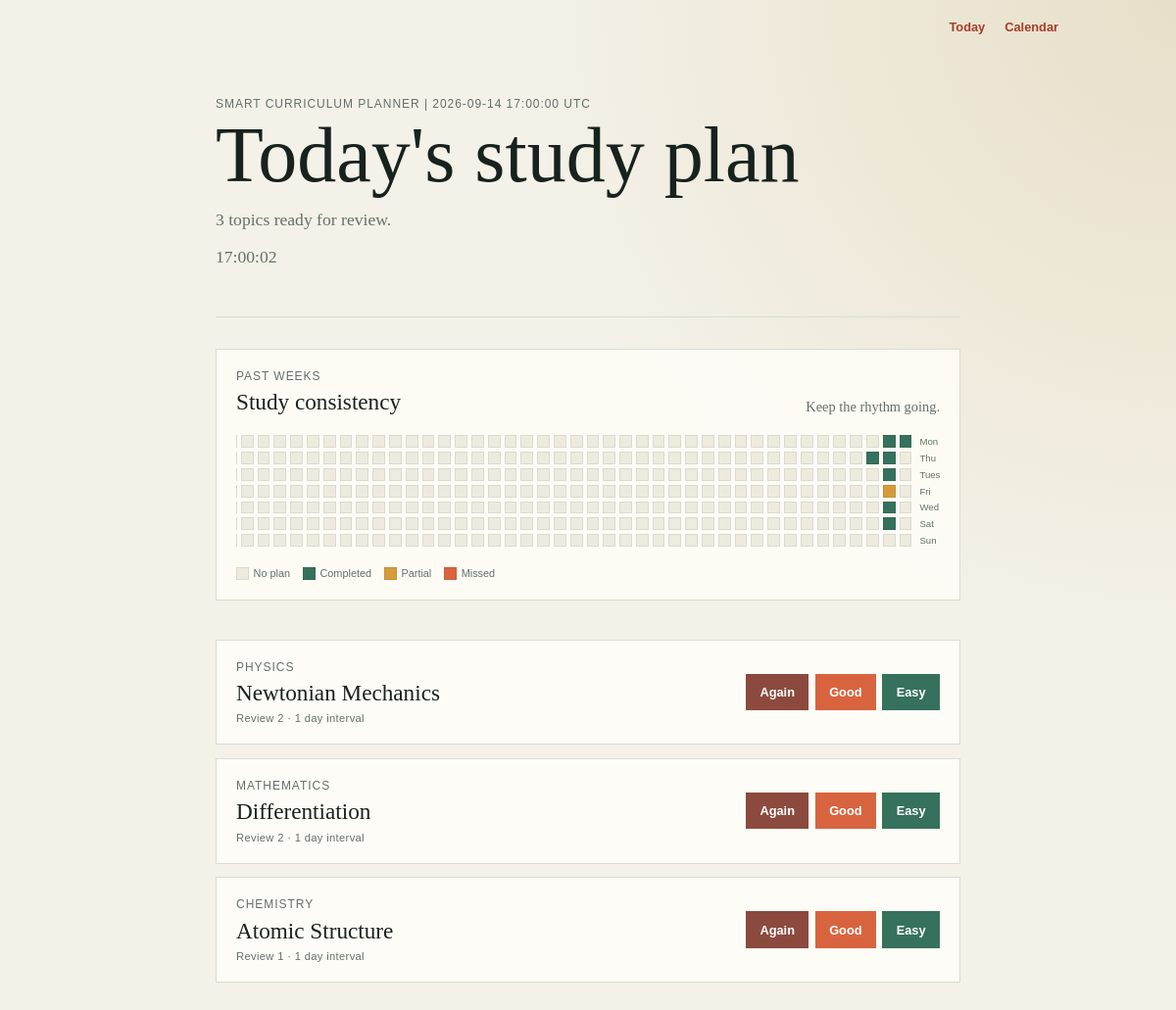
The page / on the database its author committed.
### app.py (models this page shows, shortened)
class Topic(db.Model):
    __tablename__ = 'topics'
    id = db.Column(db.Integer, primary_key=True)
    subject = db.Column(db.String(100), nullable=False)       # e.g., "Physics"
    title = db.Column(db.String(150), nullable=False)         # e.g., "Newtonian Mechanics"
    interval = db.Column(db.Integer, default=0)               # Days until next review
    repetition = db.Column(db.Integer, default=0)             # Successful review streak
    ease_factor = db.Column(db.Float, default=2.5)            # Interval multiplier
    due_date = db.Column(db.DateTime, default=utc_now_naive) # When it should appear on the to-do list
    reviews = db.relationship('Review', back_populates='topic', cascade='all, delete-orphan')
    def review(self, grade, reviewed_at=None):
        """Apply an SM-2 review grade and schedule the next review."""
        if grade not in {1, 3, 5}:
            raise ValueError('grade must be 1, 3, or 5')
        quality_gap = 5 - grade
        self.ease_factor = max(
            1.3,
            self.ease_factor + 0.1 - quality_gap * (0.08 + quality_gap * 0.02),
        )
        if grade == 1:
            self.repetition = 0
            self.interval = 1
        elif self.repetition == 0:
            self.repetition = 1
            self.interval = 1
        elif self.repetition == 1:
            self.repetition = 2
            self.interval = 6
        else:
            self.interval = max(1, round(self.interval * self.ease_factor))
            self.repetition += 1
        review_start = reviewed_at or utc_now_naive()
        self.due_date = review_start + timedelta(days=self.interval)

### app.py (the view)
@app.route('/')
def index():
    today = local_now()
    due_topics = Topic.query.filter(
        Topic.due_date <= utc_now_naive()
    ).order_by(
        Topic.due_date.asc()
    ).all()
    today_date = today.date()
    total_weeks = 52
    total_days = total_weeks * 7
    heatmap_start = today_date - timedelta(
        days=today_date.weekday() + ((total_weeks - 1) * 7)
    )
    heatmap_range_start = datetime.combine(
        heatmap_start, datetime.min.time(), tzinfo=LOCAL_TIMEZONE
    )
    heatmap_range_end = datetime.combine(
        today_date + timedelta(days=1), datetime.min.time(), tzinfo=LOCAL_TIMEZONE
    )
    heatmap_start_utc = local_datetime_to_utc_naive(heatmap_range_start)
    heatmap_end_utc = local_datetime_to_utc_naive(heatmap_range_end)
    planned_topics = Topic.query.filter(
        Topic.due_date >= heatmap_start_utc,
        Topic.due_date < heatmap_end_utc,
    ).all()
    completed_reviews = Review.query.filter(
        Review.reviewed_at >= heatmap_start_utc,
        Review.reviewed_at < heatmap_end_utc,
    ).all()
    planned_by_date = defaultdict(int)
    completed_by_date = defaultdict(int)
    for topic in planned_topics:
        planned_by_date[utc_naive_to_local_date(topic.due_date)] += 1
    for review in completed_reviews:
        completed_by_date[utc_naive_to_local_date(review.reviewed_at)] += 1
    heatmap_days = []
    for offset in range(total_days):
        current_date = heatmap_start + timedelta(days=offset)
        planned = planned_by_date[current_date]
        completed = completed_by_date[current_date]
        if planned and completed >= planned:
            level = 'complete'
        elif planned and completed:
            level = 'partial'
        elif planned:
            level = 'missed'
        elif completed:
            level = 'complete'
        else:
            level = 'empty'
        heatmap_days.append({
            'date': current_date,
            'planned': planned,
            'completed': completed,
            'level': level,
        })
    heatmap_weeks = [heatmap_days[index:index + 7] for index in range(0, total_days, 7)]
    return render_template(
        'index.html',
        due_topics=due_topics,
        today=today,
        heatmap_weeks=heatmap_weeks,
    )

### app.py (called while the page is built)
def utc_now_naive():
    return datetime.now(timezone.utc).replace(tzinfo=None)

def local_now():
    return datetime.now(timezone.utc).astimezone(LOCAL_TIMEZONE)

def local_datetime_to_utc_naive(value):
    return value.astimezone(timezone.utc).replace(tzinfo=None)

def utc_naive_to_local_date(value):
    return value.replace(tzinfo=timezone.utc).astimezone(LOCAL_TIMEZONE).date()

### templates/index.html (shortened to what this page needs)
{% extends "layout.html" %}
{% block content %}
    <main>
        <header>
            <p class="eyebrow">Smart Curriculum Planner | {{ today.strftime("%Y-%m-%d %H:%M:%S %Z") }}</p>
            <h1>Today's study plan</h1>
            <p class="summary">{{ due_topics|length }} topic{% if due_topics|length != 1 %}s{% endif %} ready for review.</p>
            <p class="summary" id="live-clock">{{ today.strftime("%H:%M:%S") }}</p>
        </header>
        <section class="consistency" aria-labelledby="consistency-title">
            <div class="consistency-heading">
                <div>
                    <p class="eyebrow">Past weeks</p>
                    <h2 id="consistency-title">Study consistency</h2>
                </div>
                <p class="consistency-summary">Keep the rhythm going.</p>
            </div>
            <div class="heatmap" aria-label="Study consistency over the past weeks">
                <div class="heatmap-grid">
                    {% for week in heatmap_weeks %}
                        <div class="heatmap-week">
                            {% for day in week %}
                                <a class="heatmap-day heatmap-{{ day.level }}" href="{{ url_for('calendar_day_view', selected_date=day.date.isoformat()) }}" aria-label="{{ day.date.strftime('%B %-d, %Y') }}: {{ day.completed }} completed, {{ day.planned }} planned" title="{{ day.date.strftime('%b %-d') }} · {{ day.completed }} completed / {{ day.planned }} planned"></a>
                            {% endfor %}
                        </div>
                    {% endfor %}
                </div>
                <div class="heatmap-weekdays" aria-hidden="true">
                    <span>Mon</span>
                    <span>Tues</span>
                    <span>Wed</span>
                    <span>Thu</span>
                    <span>Fri</span>
                    <span>Sat</span>
                    <span>Sun</span>
                </div>
            </div>
            <div class="heatmap-legend" aria-label="Heatmap legend">
                <span><i class="heatmap-swatch heatmap-empty"></i>No plan</span>
                <span><i class="heatmap-swatch heatmap-complete"></i>Completed</span>
                <span><i class="heatmap-swatch heatmap-partial"></i>Partial</span>
                <span><i class="heatmap-swatch heatmap-missed"></i>Missed</span>
            </div>
        </section>
        {% if due_topics %}
            <section class="topic-list" aria-label="Topics due for review">
                {% for topic in due_topics %}
                    <article class="topic">
                        <div>
                            <p class="subject">{{ topic.subject }}</p>
                            <h2>{{ topic.title }}</h2>
                            <p class="meta">Review {{ topic.repetition + 1 }} · {{ topic.interval }} day interval</p>
                        </div>
                        <form method="post" action="{{ url_for('review_topic', topic_id=topic.id) }}" class="review-actions">
                            <button type="submit" name="grade" value="1" class="again">Again</button>
                            <button type="submit" name="grade" value="3">Good</button>
                            <button type="submit" name="grade" value="5" class="easy">Easy</button>
                        </form>
                    </article>
                {% endfor %}
            </section>
        {% else %}
            <section class="empty-state">
                <h2>Nothing due today</h2>
                <p>Your next review will appear here when it is scheduled.</p>
            </section>
        {% endif %}
    </main>
{% endblock %}

### static/style.css (style rules this page uses)
* { box-sizing: border-box; }
:root { --ink: #17221e; --muted: #61716a; --paper: #f4f1e8; --surface: #fffdf8; --line: #d8ddd2; --accent: #d8643f; --accent-dark: #a53e29; }
body { margin: 0; color: var(--ink); background: radial-gradient(circle at top right, #e7dfc9, var(--paper) 42%); font-family: Georgia, "Times New Roman", serif; }
main { width: min(760px, calc(100% - 2rem)); margin: 0 auto; padding: 4rem 0; }
header { border-bottom: 1px solid var(--line); padding-bottom: 2rem; }
.eyebrow, .subject, .meta { margin: 0; color: var(--muted); font-family: "Trebuchet MS", sans-serif; font-size: 0.75rem; letter-spacing: 0.08em; text-transform: uppercase; }
h1 { margin: 0.45rem 0 0.6rem; font-size: clamp(2.5rem, 8vw, 5rem); font-weight: 400; line-height: 0.95; }
.summary, .empty-state p { color: var(--muted); font-size: 1.1rem; }
.topic-list { display: grid; gap: 0.85rem; margin-top: 2rem; }
.topic, .empty-state { display: flex; align-items: center; justify-content: space-between; gap: 1rem; padding: 1.25rem; border: 1px solid var(--line); background: color-mix(in srgb, var(--surface) 88%, transparent); }
h2 { margin: 0.4rem 0; font-size: 1.45rem; font-weight: 400; }
.meta { font-size: 0.7rem; letter-spacing: 0.03em; text-transform: none; }
button { border: 0; padding: 0.7rem 0.9rem; color: white; background: var(--accent); font: 600 0.8rem "Trebuchet MS", sans-serif; cursor: pointer; }
.review-actions { display: flex; flex-wrap: wrap; gap: 0.4rem; }
.review-actions .again { background: #8b4a3d; }
.review-actions .easy { background: #35715d; }
.consistency { margin: 2rem 0 2.5rem; padding: 1.25rem; border: 1px solid var(--line); background: color-mix(in srgb, var(--surface) 88%, transparent); }
.consistency-heading { display: flex; align-items: end; justify-content: space-between; gap: 1rem; }
.consistency-heading h2 { margin-bottom: 0; }
.consistency-summary { margin: 0; color: var(--muted); font-size: 0.9rem; }
.heatmap { display: flex; gap: 0.5rem; margin-top: 1.25rem; overflow-x: auto; padding-bottom: 0.25rem; }
.heatmap-weekdays { display: grid; grid-template-rows: repeat(7, 0.8rem); gap: 0.25rem; padding-top: 0.05rem; color: var(--muted); font: 0.6rem "Trebuchet MS", sans-serif; }
.heatmap-weekdays span:nth-child(2) { grid-row: 3; }
.heatmap-weekdays span:nth-child(3) { grid-row: 5; }
.heatmap-grid { display: flex; gap: 0.25rem; min-width: max-content; }
.heatmap-week { display: grid; grid-template-rows: repeat(7, 0.8rem); gap: 0.25rem; }
.heatmap-complete { background: #35715d; }
.heatmap-partial { background: #d69a3a; }
.heatmap-missed { background: var(--accent); }
.heatmap-legend { display: flex; flex-wrap: wrap; gap: 0.8rem; margin-top: 1rem; color: var(--muted); font: 0.68rem "Trebuchet MS", sans-serif; }
.heatmap-legend span { display: inline-flex; align-items: center; gap: 0.3rem; }

### rows shown on the page
Topic: subject "PHYSICS", title "Newtonian Mechanics", topic.repetition+1 "2", interval "1"
Topic: subject "MATHEMATICS", title "Differentiation", topic.repetition+1 "2", interval "1"
Topic: subject "CHEMISTRY", title "Atomic Structure", topic.repetition+1 "1", interval "1"

### other values the page prints
{{ today.strftime("%Y-%m-%d %H:%M:%S %Z") }} "2026-09-14 17:00:00 UTC"
{{ due_topics|length }} "3"
